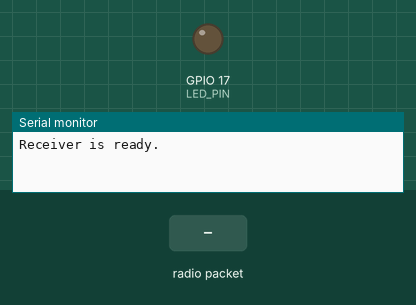
This sketch was run on a simulated ESP32. Shown: output pins drawn as LEDs (lit = HIGH), the last lines printed to the serial monitor. Dashed ring = blinking. Inputs (shaded band) come from the test bench.

Above: at 1.2 s.
1.3 s: radio packet "55" arrives
At 2.1 s:
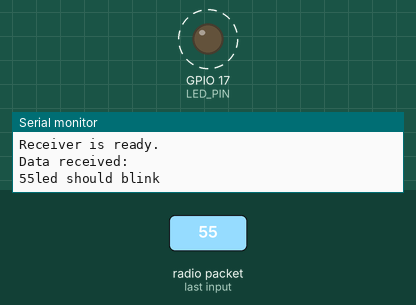
Timing chart, 0 to 7.4 s (numbered marks = the images above; inputs shaded):
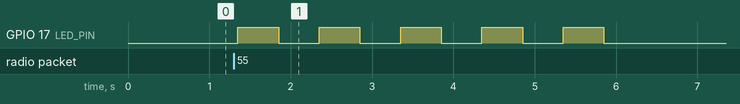

The sketch:

reciever_esp32.ino
```cpp
#include <WiFi.h>
#include <esp_now.h>

// Receiver MAC address (updated with the provided MAC address)
uint8_t receiverMAC[] = { 0xF4, 0x65, 0x0B, 0x4A, 0x42, 0x48 };

#define LED_PIN 17
void blinkLED() {
  for (int i = 0; i < 5; i++) {
    digitalWrite(LED_PIN, HIGH);
    delay(500);
    digitalWrite(LED_PIN, LOW);
    delay(500);
  }
}

void OnDataRecv(const uint8_t *mac, const uint8_t *data, int len) {

  String recv ="";

  Serial.println("Data received: ");
  for (int i = 0; i < len; i++) {
    Serial.print((char)data[i]);
    char c = (char)data[i];
    recv += c;

  }
  if(recv.toInt() == 55){
    Serial.println("led should blink");
    blinkLED();
  }

  Serial.println();
}

void setup() {
  Serial.begin(115200);
  pinMode(LED_PIN, OUTPUT);
  // Initialize Wi-Fi
  WiFi.mode(WIFI_STA);

  // Initialize ESP-NOW
  if (esp_now_init() != ESP_OK) {
    Serial.println("Error initializing ESP-NOW");
    return;
  }

  // Register the callback function to receive data
  esp_now_register_recv_cb(OnDataRecv);

  // Add the sender device to the peer list using the MAC address
  esp_now_peer_info_t peerInfo;
  memcpy(peerInfo.peer_addr, receiverMAC, 6);
  peerInfo.channel = 0;  // use the current channel
  peerInfo.encrypt = false;

  if (esp_now_add_peer(&peerInfo) != ESP_OK) {
    Serial.println("Failed to add peer");
    return;
  }

  Serial.println("Receiver is ready.");
}

void loop() {
  // The receiver is always listening
}
```

Measured:
- after the input at 1.3 s, GPIO 17 (LED_PIN): alternates HIGH for 0.50 s and LOW for 0.50 s, 10 changes in all, then stays LOW, starting after 0.05 s
